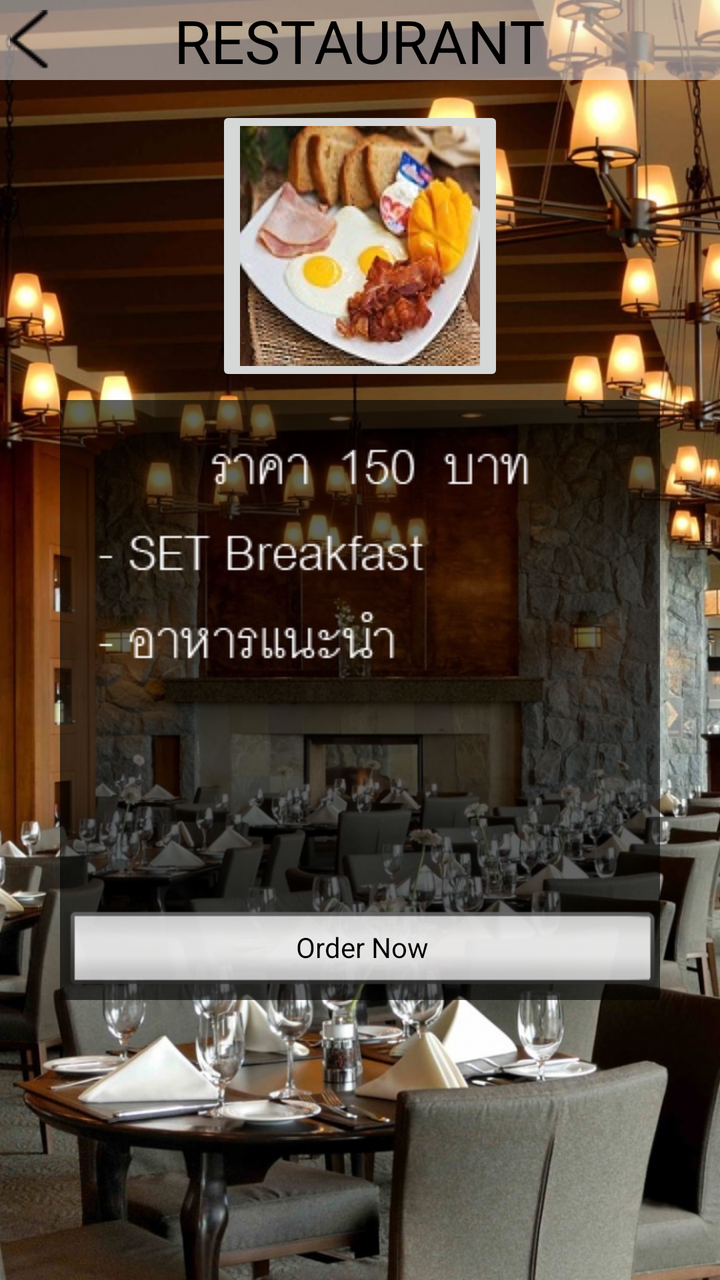
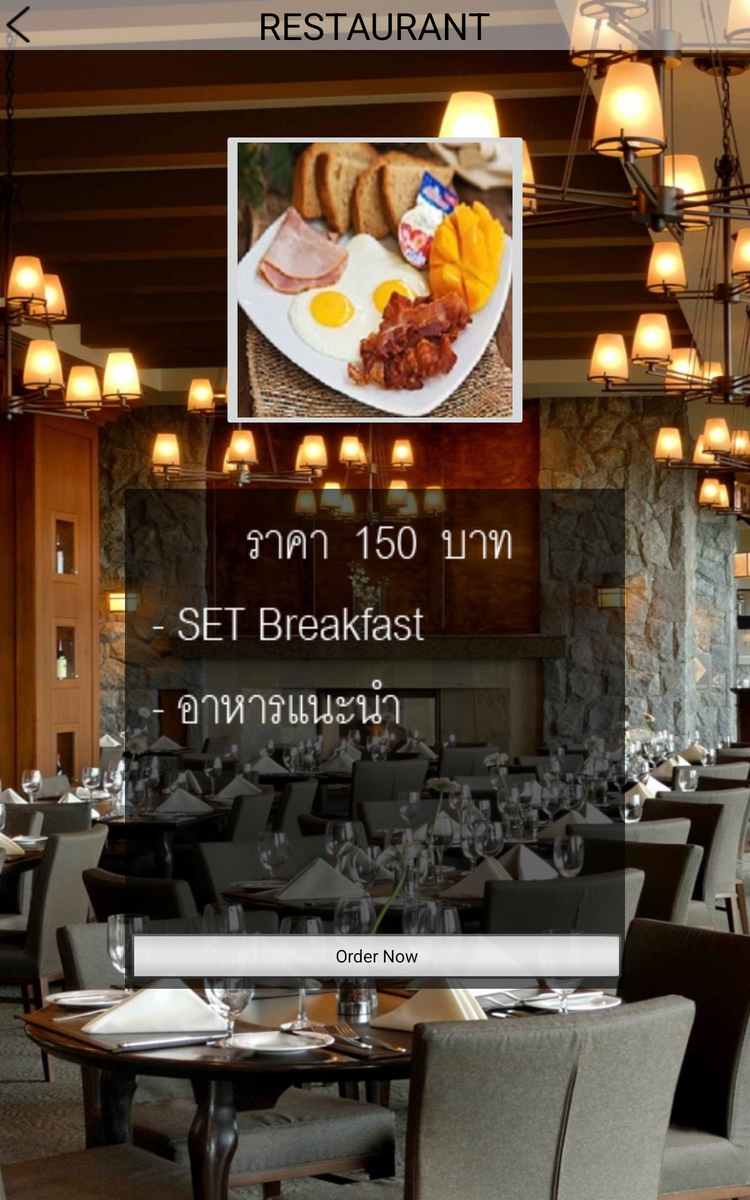

The same Android screen from two of the app's own layout files: first res/layout/ as a phone draws it, then the repository's variant for another configuration, drawn on a device whose configuration selects that folder. Both files follow.
<!-- AndroidManifest.xml: application theme AppTheme -->
<!-- res/layout/page_6.xml -->
<?xml version="1.0" encoding="utf-8"?>
<RelativeLayout xmlns:android="http://schemas.android.com/apk/res/android"
    xmlns:app="http://schemas.android.com/apk/res-auto"
    xmlns:tools="http://schemas.android.com/tools"
    android:id="@+id/activity_smart1"
    android:layout_width="match_parent"
    android:background="@drawable/fooddrink"
    android:layout_height="match_parent"
    tools:context="com.example.meka_it.smarthotel2.buttonsmart.SmartFood">
    <RelativeLayout
        android:id="@+id/relativeLayout1"
        android:layout_width="fill_parent"
        android:layout_height="40dp"
        android:background="#F8F9F9"
        android:alpha="0.5">

    </RelativeLayout>

    <RelativeLayout
        android:id="@+id/relativeLayout2"
        android:layout_width="fill_parent"
        android:layout_height="40dp">

        <TextView
            android:id="@+id/textView1"
            android:layout_width="wrap_content"
            android:layout_height="wrap_content"
            android:layout_centerHorizontal="true"
            android:layout_centerVertical="true"
            android:text="RESTAURANT"
            android:textColor="#000"
            android:textSize="30dp"
            android:typeface="sans" />

        <ImageButton
            android:id="@+id/back"
            android:layout_width="20dp"
            android:layout_height="30dp"
            android:layout_marginLeft="5dp"
            android:layout_centerHorizontal="true"
            android:layout_centerVertical="true"
            android:layout_alignParentLeft="true"

            android:background="@drawable/selector_buttonback"
            />


    </RelativeLayout>


    <RelativeLayout
        android:layout_width="wrap_content"
        android:layout_height="wrap_content"
        android:layout_marginTop="13dp"
        android:id="@+id/relativeLayout6"
        android:layout_below="@+id/relativeLayout1"
        android:layout_centerHorizontal="true">

        <ImageButton
            android:id="@+id/btn_11"
            android:layout_width="wrap_content"
            android:layout_height="wrap_content"
            android:src="@drawable/pic6"
            android:layout_alignParentTop="true"
            android:layout_centerHorizontal="true" />

    </RelativeLayout>

    <RelativeLayout
        android:layout_width="300dp"
        android:layout_height="300dp"
        android:background="@color/lbl_name"
        android:layout_below="@+id/relativeLayout6"
        android:layout_centerHorizontal="true"
        android:layout_marginTop="7dp">

        <ImageView
            android:id="@+id/textView6"
            android:layout_width="wrap_content"
            android:layout_height="wrap_content"
            android:layout_marginStart="12dp"
            android:layout_marginTop="15dp"
            android:background="@drawable/p6"
            android:layout_alignParentTop="true"
            android:layout_alignParentStart="true" />

        <Button
            android:id="@+id/button7"
            android:layout_width="match_parent"
            android:layout_height="wrap_content"
            android:layout_alignParentBottom="true"
            android:layout_centerHorizontal="true"
            android:alpha="0.9"
            style="@android:style/Widget.Button.Inset"
            android:text="Order Now" />
    </RelativeLayout>
</RelativeLayout>
<!-- resources referenced by this layout -->
<resources>
  <color name="lbl_name">#9c000000</color>
  <!-- drawable fooddrink: jpg bitmap (drawable, 337730 bytes) -->
  <!-- drawable p6: png bitmap (drawable, 3168 bytes) -->
  <!-- drawable pic6: jpg bitmap (drawable, 13844 bytes) -->
  <!-- drawable selector_buttonback (drawable) -->
  <?xml version="1.0" encoding="utf-8"?>
  <selector xmlns:android="http://schemas.android.com/apk/res/android">
  
      <item
          android:state_pressed="false"
          android:state_focused="false"
          android:state_enabled="true"
          android:drawable="@drawable/arrowback"
          />
  
  
  </selector>
  <style name="AppTheme" parent="Theme.AppCompat.Light.DarkActionBar">
          
          <item name="windowNoTitle">true</item>
          <item name="windowActionBar">false</item>
          <item name="colorPrimary">@color/colorPrimary</item>
          <item name="colorPrimaryDark">@color/colorPrimaryDark</item>
          <item name="colorAccent">@color/colorAccent</item>
  
      </style>
  <!-- drawable arrowback: png bitmap (drawable, 288 bytes) -->
  <color name="colorPrimary">#3F51B5</color>
  <color name="colorPrimaryDark">#303F9F</color>
  <color name="colorAccent">#FF4081</color>
</resources>
<!-- res/layout-large/page_6.xml (the repository's variant of the layout above) -->
<!-- drawn on a 7-inch tablet held upright -->
<?xml version="1.0" encoding="utf-8"?>
<RelativeLayout xmlns:android="http://schemas.android.com/apk/res/android"
    xmlns:app="http://schemas.android.com/apk/res-auto"
    xmlns:tools="http://schemas.android.com/tools"
    android:id="@+id/activity_smart1"
    android:layout_width="match_parent"
    android:background="@drawable/fooddrink"
    android:layout_height="match_parent"
    tools:context="com.example.meka_it.smarthotel2.buttonsmart.SmartFood">
    <RelativeLayout
        android:id="@+id/relativeLayout1"
        android:layout_width="fill_parent"
        android:layout_height="40dp"
        android:background="#F8F9F9"
        android:alpha="0.5">

    </RelativeLayout>

    <RelativeLayout
        android:id="@+id/relativeLayout2"
        android:layout_width="fill_parent"
        android:layout_height="40dp">

        <TextView
            android:id="@+id/textView1"
            android:layout_width="wrap_content"
            android:layout_height="wrap_content"
            android:layout_centerHorizontal="true"
            android:layout_centerVertical="true"
            android:text="RESTAURANT"
            android:textColor="#000"
            android:textSize="30dp"
            android:typeface="sans" />

        <ImageButton
            android:id="@+id/back"
            android:layout_width="20dp"
            android:layout_height="30dp"
            android:layout_marginLeft="5dp"
            android:layout_centerHorizontal="true"
            android:layout_centerVertical="true"
            android:layout_alignParentLeft="true"

            android:background="@drawable/selector_buttonback"
            />


    </RelativeLayout>


    <RelativeLayout
        android:layout_width="wrap_content"
        android:layout_height="wrap_content"
        android:layout_marginTop="13dp"
        android:id="@+id/relativeLayout6"
        android:layout_below="@+id/relativeLayout1"
        android:layout_centerHorizontal="true">

        <ImageButton
            android:id="@+id/btn_11"
            android:layout_width="wrap_content"
            android:layout_height="wrap_content"
            android:src="@drawable/picc6"
            android:layout_alignParentTop="true"
            android:layout_alignParentStart="true"
            android:layout_marginTop="51dp" />

    </RelativeLayout>

    <RelativeLayout
        android:layout_width="400dp"
        android:layout_height="400dp"
        android:background="@color/lbl_name"
        android:layout_marginTop="47dp"
        android:layout_below="@+id/relativeLayout6"
        android:layout_centerHorizontal="true">

        <ImageView
            android:id="@+id/textView6"
            android:layout_width="300dp"
            android:layout_height="200dp"
            android:layout_marginStart="12dp"
            android:layout_marginTop="15dp"
            android:background="@drawable/p6"
            android:layout_alignParentTop="true"
            android:layout_alignParentStart="true" />

        <Button
            android:id="@+id/button7"
            android:layout_width="match_parent"
            android:layout_height="wrap_content"
            android:layout_alignParentBottom="true"
            android:layout_centerHorizontal="true"
            android:alpha="0.9"
            style="@android:style/Widget.Button.Inset"
            android:text="Order Now" />
    </RelativeLayout>
</RelativeLayout>
<!-- resources referenced by the variant -->
<!-- as a 7-inch tablet held upright resolves them -->
<resources>
  <color name="lbl_name">#9c000000</color>
  <!-- drawable fooddrink: jpg bitmap (drawable, 337730 bytes) -->
  <!-- drawable p6: png bitmap (drawable, 3168 bytes) -->
  <!-- drawable picc6: jpg bitmap (drawable, 27203 bytes) -->
  <!-- drawable selector_buttonback (drawable) -->
  <?xml version="1.0" encoding="utf-8"?>
  <selector xmlns:android="http://schemas.android.com/apk/res/android">
  
      <item
          android:state_pressed="false"
          android:state_focused="false"
          android:state_enabled="true"
          android:drawable="@drawable/arrowback"
          />
  
  
  </selector>
  <style name="AppTheme" parent="Theme.AppCompat.Light.DarkActionBar">
          
          <item name="windowNoTitle">true</item>
          <item name="windowActionBar">false</item>
          <item name="colorPrimary">@color/colorPrimary</item>
          <item name="colorPrimaryDark">@color/colorPrimaryDark</item>
          <item name="colorAccent">@color/colorAccent</item>
  
      </style>
  <!-- drawable arrowback: png bitmap (drawable, 288 bytes) -->
  <color name="colorPrimary">#3F51B5</color>
  <color name="colorPrimaryDark">#303F9F</color>
  <color name="colorAccent">#FF4081</color>
</resources>
